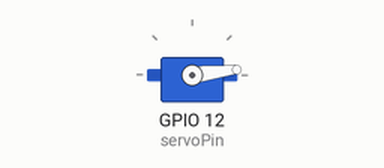
Simulated run of this sketch. Board: ESP32. Shown: servo. What the sketch prints to the serial monitor is not drawn.

Above: at 0.05 s.
At 0.85 s:
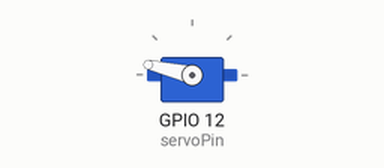
At 1.2 s:
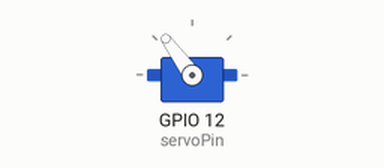
At 1.7 s:
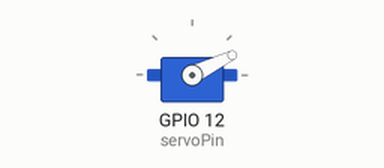
Timing chart, 0 to 4.2 s (numbered marks = the images above):
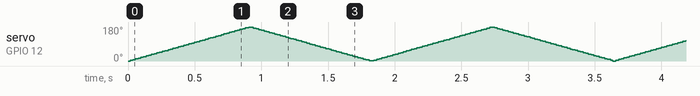

The sketch:

Servo.ino
```cpp
#include <ESP32Servo.h>

const int servoPin = 12;

Servo servo1;

void setup() {
    Serial.begin(115200);
    servo1.attach(servoPin);
}

void loop() {
    for(int posDegrees = 0; posDegrees <= 180; posDegrees++) {
        servo1.write(posDegrees);
        Serial.println(posDegrees);
     delay(5);
    }

    for(int posDegrees = 180; posDegrees >= 0; posDegrees--) {
        servo1.write(posDegrees);
        Serial.println(posDegrees);
        delay(5);
    }
}
```
